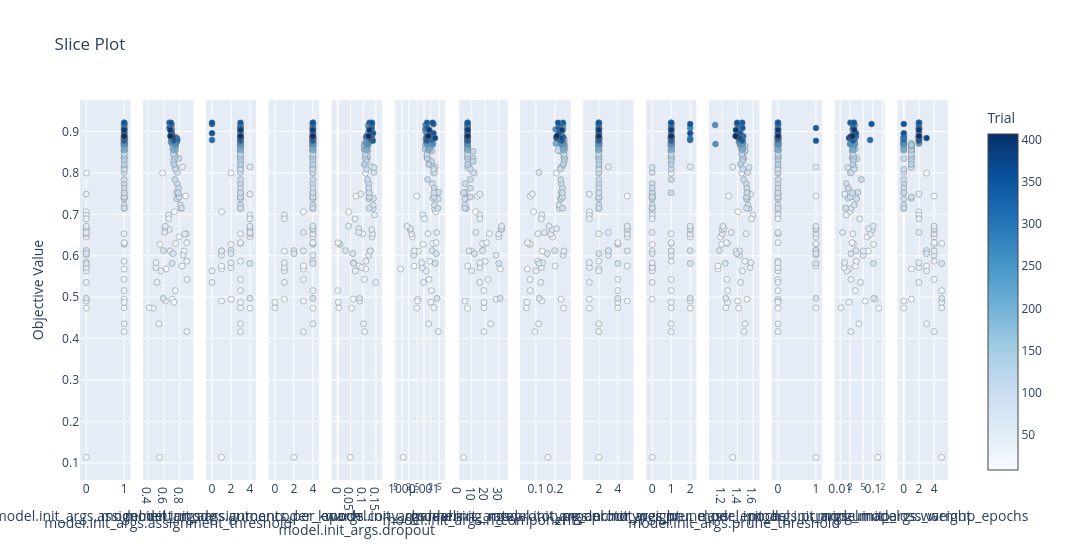

Source (notebook cell):
### Markdown cell above
## Slice plot

Objective value vs. each parameter individually.

### Code cell
from optuna.visualization import plot_slice
plot_slice(study)
